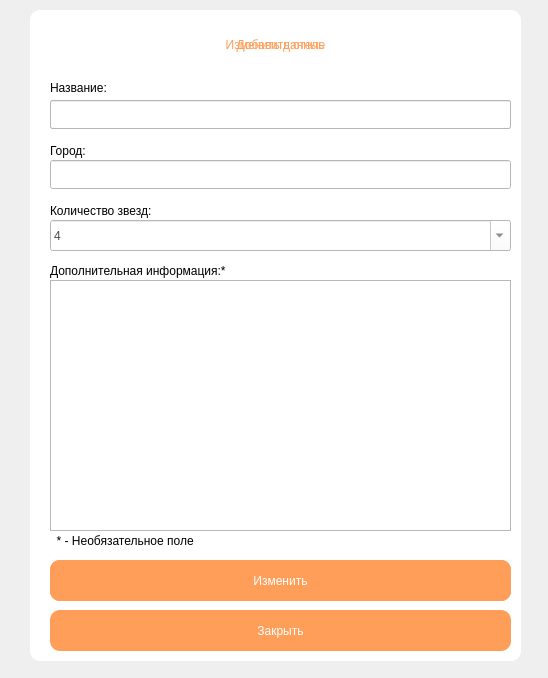
<?xml version="1.0" encoding="UTF-8"?>
<ui version="4.0">
 <class>Form01</class>
 <widget class="QWidget" name="Form01">
  <property name="geometry">
   <rect>
    <x>0</x>
    <y>0</y>
    <width>548</width>
    <height>678</height>
   </rect>
  </property>
  <property name="windowTitle">
   <string>Отели</string>
  </property>
  <widget class="QLabel" name="label_10">
   <property name="geometry">
    <rect>
     <x>30</x>
     <y>10</y>
     <width>491</width>
     <height>651</height>
    </rect>
   </property>
   <property name="styleSheet">
    <string notr="true">border-radius: 10px;
background-color: rgb(255, 255, 255);
</string>
   </property>
   <property name="text">
    <string/>
   </property>
  </widget>
  <widget class="QLabel" name="label">
   <property name="geometry">
    <rect>
     <x>130</x>
     <y>20</y>
     <width>301</width>
     <height>51</height>
    </rect>
   </property>
   <property name="styleSheet">
    <string notr="true">font: 27pt &quot;Century Gothic&quot;;
background-color: qlineargradient(spread:pad, x1:0, y1:0, x2:1, y2:0, stop:0 rgba(0, 0, 0, 0), stop:1 rgba(255, 255, 255, 0));
color: rgb(255, 158, 88);</string>
   </property>
   <property name="text">
    <string>&lt;html&gt;&lt;head/&gt;&lt;body&gt;&lt;p align=&quot;center&quot;&gt;Добавить отель&lt;/p&gt;&lt;/body&gt;&lt;/html&gt;</string>
   </property>
  </widget>
  <widget class="QLabel" name="label_5">
   <property name="geometry">
    <rect>
     <x>50</x>
     <y>80</y>
     <width>239</width>
     <height>16</height>
    </rect>
   </property>
   <property name="styleSheet">
    <string notr="true">font: 13pt &quot;Century Gothic&quot;;
background-color: qlineargradient(spread:pad, x1:0, y1:0, x2:1, y2:0, stop:0 rgba(0, 0, 0, 0), stop:1 rgba(255, 255, 255, 0));</string>
   </property>
   <property name="text">
    <string>Название:</string>
   </property>
  </widget>
  <widget class="QLineEdit" name="lineEdit">
   <property name="geometry">
    <rect>
     <x>50</x>
     <y>100</y>
     <width>461</width>
     <height>29</height>
    </rect>
   </property>
   <property name="toolTip">
    <string>&lt;html&gt;&lt;head/&gt;&lt;body&gt;&lt;p&gt;gggg&lt;/p&gt;&lt;/body&gt;&lt;/html&gt;</string>
   </property>
   <property name="toolTipDuration">
    <number>-4</number>
   </property>
   <property name="styleSheet">
    <string notr="true">font: 15pt &quot;Century Gothic&quot;;
color: rgb(75, 75, 75);
background-color: rgb(255, 255, 255);</string>
   </property>
   <property name="text">
    <string/>
   </property>
   <property name="placeholderText">
    <string/>
   </property>
  </widget>
  <widget class="QLineEdit" name="lineEdit_2">
   <property name="geometry">
    <rect>
     <x>50</x>
     <y>160</y>
     <width>461</width>
     <height>29</height>
    </rect>
   </property>
   <property name="toolTip">
    <string>&lt;html&gt;&lt;head/&gt;&lt;body&gt;&lt;p&gt;gggg&lt;/p&gt;&lt;/body&gt;&lt;/html&gt;</string>
   </property>
   <property name="styleSheet">
    <string notr="true">font: 15pt &quot;Century Gothic&quot;;
color: rgb(75, 75, 75);
background-color: rgb(255, 255, 255);</string>
   </property>
   <property name="text">
    <string/>
   </property>
   <property name="placeholderText">
    <string/>
   </property>
  </widget>
  <widget class="QLabel" name="label_6">
   <property name="geometry">
    <rect>
     <x>50</x>
     <y>140</y>
     <width>239</width>
     <height>21</height>
    </rect>
   </property>
   <property name="styleSheet">
    <string notr="true">font: 13pt &quot;Century Gothic&quot;;
background-color: qlineargradient(spread:pad, x1:0, y1:0, x2:1, y2:0, stop:0 rgba(0, 0, 0, 0), stop:1 rgba(255, 255, 255, 0));</string>
   </property>
   <property name="text">
    <string>Город:</string>
   </property>
  </widget>
  <widget class="QLabel" name="label_7">
   <property name="geometry">
    <rect>
     <x>50</x>
     <y>200</y>
     <width>239</width>
     <height>21</height>
    </rect>
   </property>
   <property name="styleSheet">
    <string notr="true">font: 13pt &quot;Century Gothic&quot;;
background-color: qlineargradient(spread:pad, x1:0, y1:0, x2:1, y2:0, stop:0 rgba(0, 0, 0, 0), stop:1 rgba(255, 255, 255, 0));</string>
   </property>
   <property name="text">
    <string>Количество звезд:</string>
   </property>
  </widget>
  <widget class="QComboBox" name="comboBox">
   <property name="geometry">
    <rect>
     <x>50</x>
     <y>220</y>
     <width>461</width>
     <height>31</height>
    </rect>
   </property>
   <property name="toolTipDuration">
    <number>-1</number>
   </property>
   <property name="styleSheet">
    <string notr="true">font: 15pt &quot;Century Gothic&quot;;
color: rgb(75, 75, 75);
background-color: rgb(255, 255, 255);</string>
   </property>
   <property name="editable">
    <bool>true</bool>
   </property>
   <item>
    <property name="text">
     <string>4</string>
    </property>
   </item>
   <item>
    <property name="text">
     <string>5</string>
    </property>
   </item>
   <item>
    <property name="text">
     <string>3</string>
    </property>
   </item>
   <item>
    <property name="text">
     <string>2</string>
    </property>
   </item>
   <item>
    <property name="text">
     <string>1</string>
    </property>
   </item>
  </widget>
  <widget class="QTextEdit" name="textEdit">
   <property name="geometry">
    <rect>
     <x>50</x>
     <y>280</y>
     <width>461</width>
     <height>251</height>
    </rect>
   </property>
   <property name="styleSheet">
    <string notr="true">font: 10pt &quot;Century Gothic&quot;;</string>
   </property>
  </widget>
  <widget class="QLabel" name="label_8">
   <property name="geometry">
    <rect>
     <x>50</x>
     <y>260</y>
     <width>281</width>
     <height>21</height>
    </rect>
   </property>
   <property name="styleSheet">
    <string notr="true">font: 13pt &quot;Century Gothic&quot;;
background-color: qlineargradient(spread:pad, x1:0, y1:0, x2:1, y2:0, stop:0 rgba(0, 0, 0, 0), stop:1 rgba(255, 255, 255, 0));</string>
   </property>
   <property name="text">
    <string>Дополнительная информация:*</string>
   </property>
  </widget>
  <widget class="QPushButton" name="pushButton">
   <property name="geometry">
    <rect>
     <x>50</x>
     <y>560</y>
     <width>461</width>
     <height>41</height>
    </rect>
   </property>
   <property name="styleSheet">
    <string notr="true">font: 20pt &quot;Century Gothic&quot;;
color: rgb(255, 255, 255);
border-width: 50px;
border-radius: 10px;
background-color: rgb(255, 158, 88);</string>
   </property>
   <property name="text">
    <string>Добавить</string>
   </property>
  </widget>
  <widget class="QPushButton" name="pushButton_2">
   <property name="geometry">
    <rect>
     <x>50</x>
     <y>610</y>
     <width>461</width>
     <height>41</height>
    </rect>
   </property>
   <property name="styleSheet">
    <string notr="true">font: 20pt &quot;Century Gothic&quot;;
color: rgb(255, 255, 255);
border-width: 50px;
border-radius: 10px;
background-color: rgb(255, 158, 88);</string>
   </property>
   <property name="text">
    <string>Закрыть</string>
   </property>
  </widget>
  <widget class="QLabel" name="label_9">
   <property name="geometry">
    <rect>
     <x>50</x>
     <y>530</y>
     <width>271</width>
     <height>21</height>
    </rect>
   </property>
   <property name="styleSheet">
    <string notr="true">font: 13pt &quot;Century Gothic&quot;;
background-color: qlineargradient(spread:pad, x1:0, y1:0, x2:1, y2:0, stop:0 rgba(0, 0, 0, 0), stop:1 rgba(255, 255, 255, 0));</string>
   </property>
   <property name="text">
    <string>  * - Необязательное поле</string>
   </property>
  </widget>
  <widget class="QPushButton" name="pushButton_3">
   <property name="geometry">
    <rect>
     <x>50</x>
     <y>560</y>
     <width>461</width>
     <height>41</height>
    </rect>
   </property>
   <property name="styleSheet">
    <string notr="true">font: 20pt &quot;Century Gothic&quot;;
color: rgb(255, 255, 255);
border-width: 50px;
border-radius: 10px;
background-color: rgb(255, 158, 88);</string>
   </property>
   <property name="text">
    <string>Изменить</string>
   </property>
  </widget>
  <widget class="QLabel" name="label_2">
   <property name="geometry">
    <rect>
     <x>110</x>
     <y>10</y>
     <width>331</width>
     <height>71</height>
    </rect>
   </property>
   <property name="styleSheet">
    <string notr="true">font: 27pt &quot;Century Gothic&quot;;
background-color: qlineargradient(spread:pad, x1:0, y1:0, x2:1, y2:0, stop:0 rgba(0, 0, 0, 0), stop:1 rgba(255, 255, 255, 0));
color: rgb(255, 158, 88);</string>
   </property>
   <property name="text">
    <string>&lt;html&gt;&lt;head/&gt;&lt;body&gt;&lt;p align=&quot;center&quot;&gt;Изменить данные&lt;/p&gt;&lt;/body&gt;&lt;/html&gt;</string>
   </property>
  </widget>
  <widget class="QLineEdit" name="lineEdit_3">
   <property name="geometry">
    <rect>
     <x>50</x>
     <y>100</y>
     <width>461</width>
     <height>29</height>
    </rect>
   </property>
   <property name="toolTip">
    <string>&lt;html&gt;&lt;head/&gt;&lt;body&gt;&lt;p&gt;gggg&lt;/p&gt;&lt;/body&gt;&lt;/html&gt;</string>
   </property>
   <property name="toolTipDuration">
    <number>-4</number>
   </property>
   <property name="styleSheet">
    <string notr="true">font: 15pt &quot;Century Gothic&quot;;
color: rgb(75, 75, 75);
background-color: rgb(255, 255, 255);</string>
   </property>
   <property name="text">
    <string/>
   </property>
   <property name="readOnly">
    <bool>true</bool>
   </property>
   <property name="placeholderText">
    <string/>
   </property>
  </widget>
 </widget>
 <resources/>
 <connections/>
</ui>
